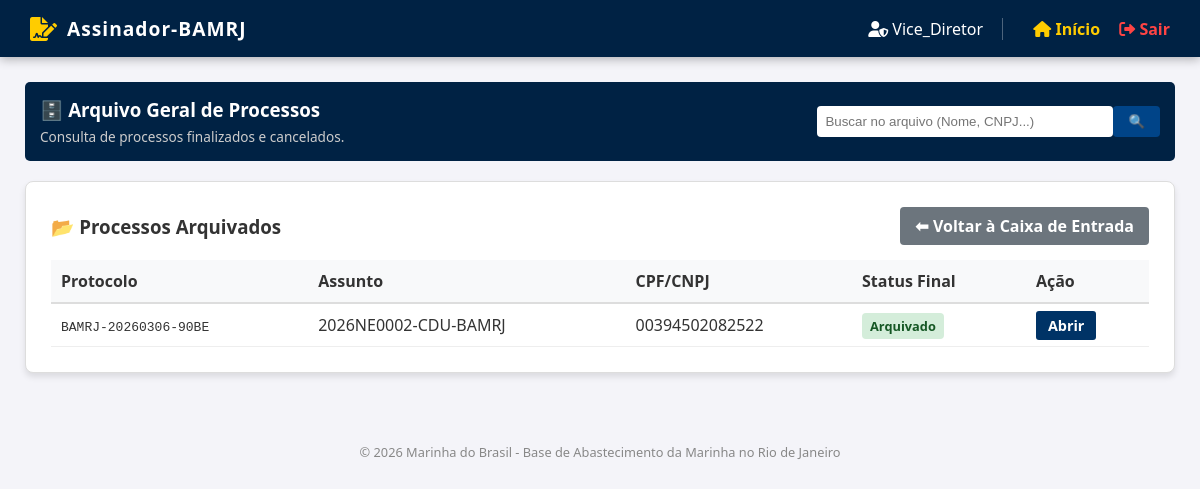
The app's page /arquivo (signed in) with its own data.
### app/models.py (models this page shows)
class Document(db.Model):
    __tablename__ = 'documents'
    id = db.Column(db.Integer, primary_key=True)
    protocol = db.Column(db.String(32), unique=True, nullable=False)
    name = db.Column(db.String(128), nullable=False)
    cpf_cnpj = db.Column(db.String(20), nullable=True)
    status = db.Column(db.String(64), default='Caixa de Entrada - Enc. Finanças') # ATUALIZADO
    is_priority = db.Column(db.Boolean, default=False)
    current_observation = db.Column(db.Text, nullable=True)
    uploader_name = db.Column(db.String(64))
    created_at = db.Column(db.DateTime, default=datetime.utcnow)
    files = db.relationship('DocumentFile', backref='document', lazy=True, cascade="all, delete-orphan")
    events = db.relationship('Event', backref='document', lazy=True, cascade="all, delete-orphan")

### app/routes.py (the view)
@main.route('/arquivo')
def arquivo():
    if 'user_id' not in session: return redirect(url_for('main.login'))
    role = session.get('role')
    search_query = request.args.get('q', '')
    query = Document.query.filter(Document.status.in_(['Arquivado', 'Cancelado']))
    if search_query:
        query = query.filter(
            (Document.name.ilike(f'%{search_query}%')) |
            (Document.protocol.ilike(f'%{search_query}%')) |
            (Document.cpf_cnpj.ilike(f'%{search_query}%'))
        )
    documents = query.order_by(Document.created_at.desc()).all()
    return render_template('arquivo.html', documents=documents, role=role)

### app/templates/arquivo.html (shortened to what this page needs)
{% extends 'base.html' %}
{% block content %}
<div style="display: flex; justify-content: space-between; align-items: center; margin-bottom: 20px; background: #002244; color: white; padding: 15px; border-radius: 5px;">
    <div>
        <h3 style="margin: 0;">🗄️ Arquivo Geral de Processos</h3>
        <p style="margin: 5px 0 0 0; font-size: 0.85em; color: #ccc;">Consulta de processos finalizados e cancelados.</p>
    </div>
    <form action="{{ url_for('main.arquivo') }}" method="GET" style="display: flex;">
        <input type="text" name="q" placeholder="Buscar no arquivo (Nome, CNPJ...)" style="padding: 8px; border: none; width: 280px;">
        <button type="submit" style="padding: 8px 15px; background: #004488; color: white; border: none;">🔍</button>
    </form>
</div>
<div class="card">
    <div style="display: flex; justify-content: space-between; align-items: center; margin-bottom: 15px;">
        <h3 style="margin: 0;">📂 Processos Arquivados</h3>
        <a href="{{ url_for('main.index') }}" style="background: #6c757d; color: white; padding: 8px 15px; text-decoration: none; border-radius: 4px; font-weight: bold;">⬅ Voltar à Caixa de Entrada</a>
    </div>
    <table style="width: 100%; border-collapse: collapse;">
        <tr style="background: #f8f9fa; border-bottom: 2px solid #ddd; text-align: left;">
            <th style="padding: 10px;">Protocolo</th>
            <th style="padding: 10px;">Assunto</th>
            <th style="padding: 10px;">CPF/CNPJ</th>
            <th style="padding: 10px;">Status Final</th>
            <th style="padding: 10px;">Ação</th>
        </tr>
        {% for doc in documents %}
        <tr style="border-bottom: 1px solid #eee;">
            <td style="padding: 10px;"><code>{{ doc.protocol }}</code></td>
            <td style="padding: 10px;">{{ doc.name }}</td>
            <td style="padding: 10px;">{{ doc.cpf_cnpj or '-' }}</td>
            <td style="padding: 10px;">
                <span style="font-size: 0.8em; padding: 4px 8px; border-radius: 4px; font-weight: bold;
                    {% if doc.status == 'Arquivado' %} background: #d4edda; color: #155724;
                    {% else %} background: #f8d7da; color: #721c24; {% endif %}">
                    {{ doc.status }}
                </span>
            </td>
            <td style="padding: 10px;">
                <a href="{{ url_for('main.view_process', doc_id=doc.id) }}" style="background: #003366; color: white; padding: 5px 12px; text-decoration: none; border-radius: 3px; font-weight: bold; font-size: 0.9em;">Abrir</a>
            </td>
        </tr>
        {% endfor %}
    </table>
</div>
{% endblock %}

### app/templates/base.html (style rules this page uses)
:root { --navy: #002244; --gold: #ffcc00; --light-gray: #f4f4f9; }
body { font-family: 'Segoe UI', Tahoma, Geneva, Verdana, sans-serif; margin: 0; padding: 0; background-color: var(--light-gray); color: #333; }
.card { background: white; padding: 25px; border-radius: 8px; box-shadow: 0 4px 6px rgba(0,0,0,0.1); margin-bottom: 25px; border: 1px solid #ddd; }
button, .btn { border-radius: 4px; transition: filter 0.2s; }
input, select, textarea { border: 1px solid #ccc; border-radius: 4px; padding: 8px; }

### records on screen
Document: protocol "BAMRJ-20260306-90BE", name "2026NE0002-CDU-BAMRJ", cpf_cnpj "00394502082522", status "Arquivado"

### other values on screen
{{ session.get('role') }} "Vice_Diretor"
